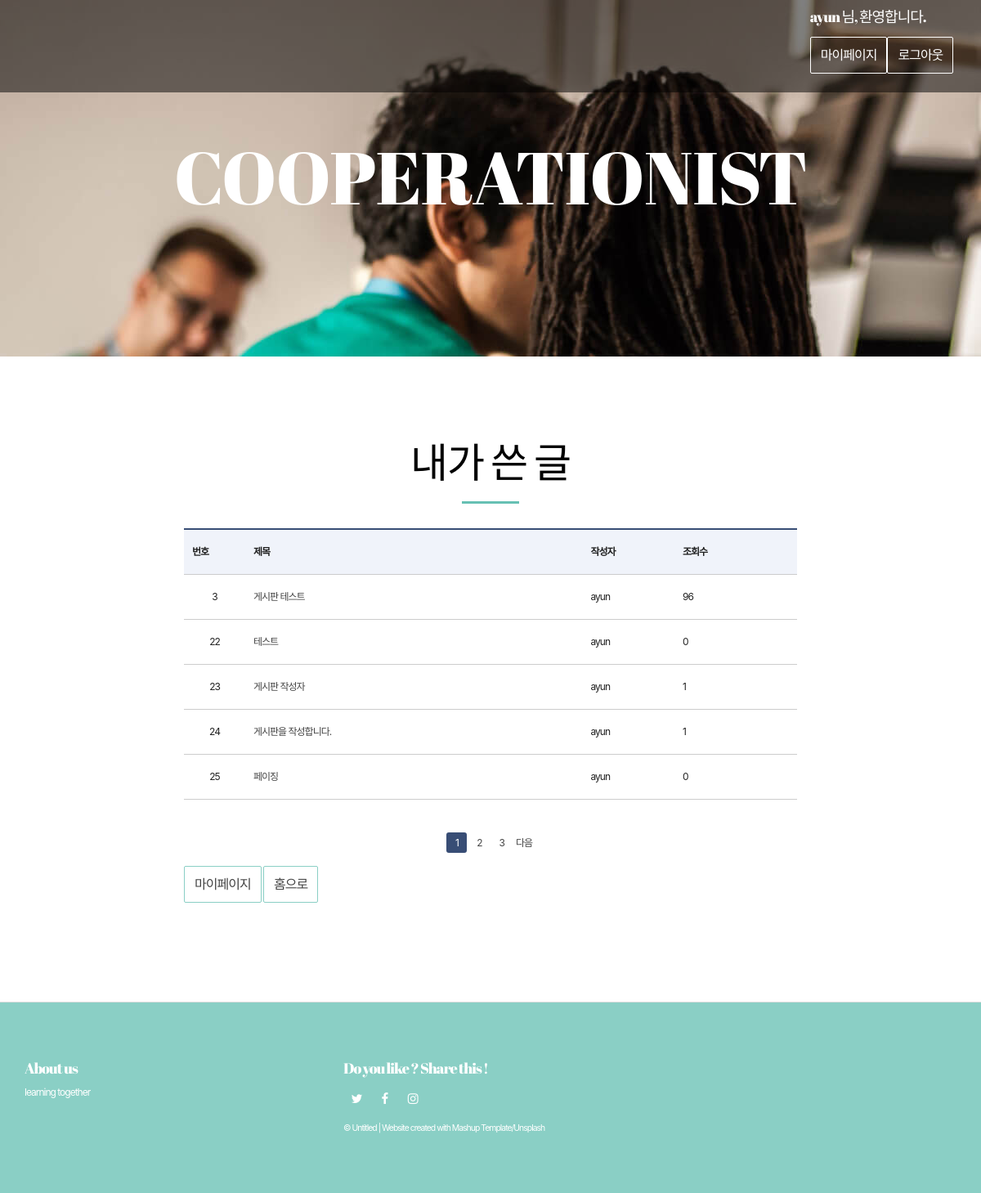
The app's page /myWriting/ (signed in), older data.
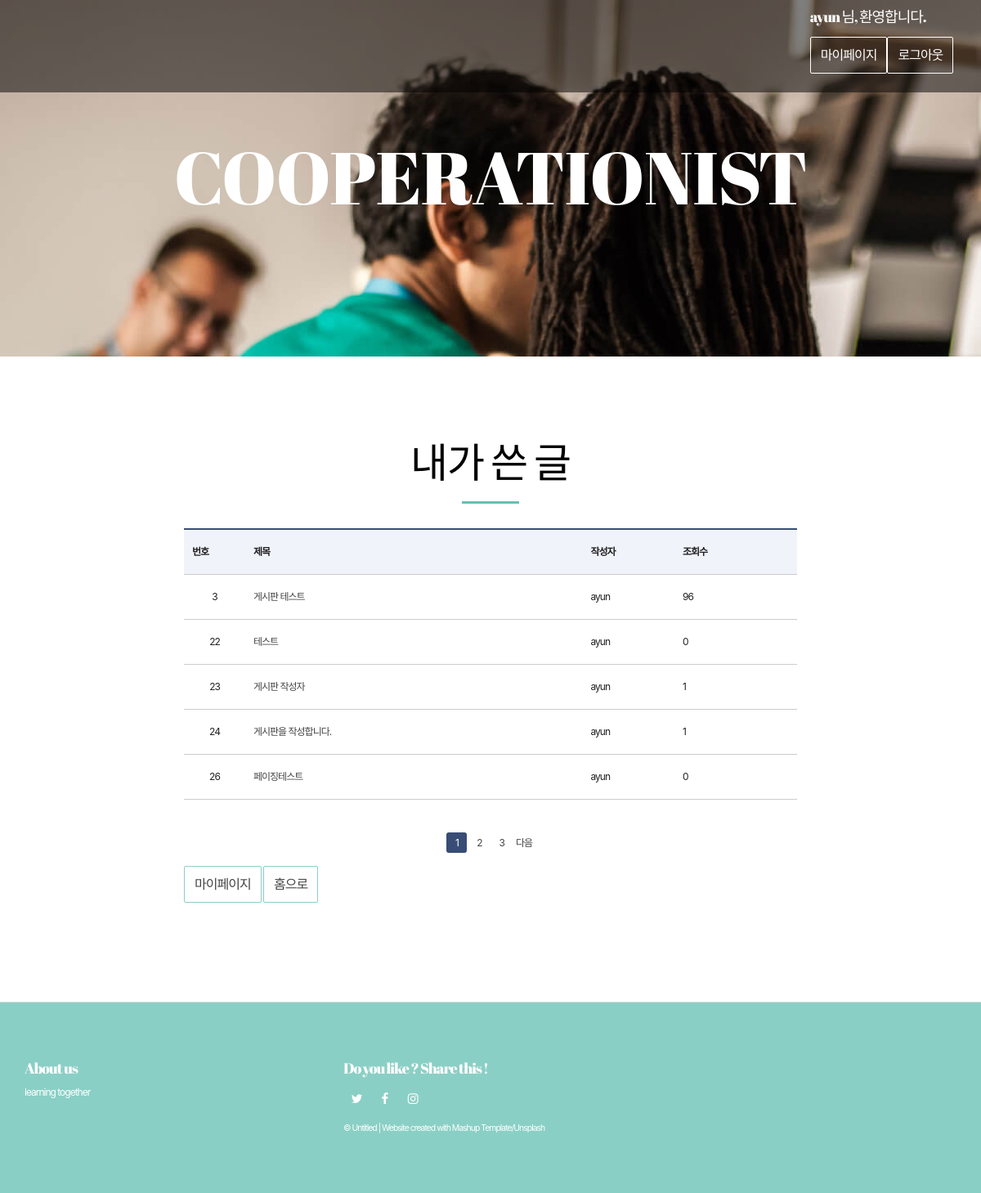
The same page, newer data.
### web01/models.py (models this page shows)
class User(models.Model):
    objects = models.Manager()
    user_id = models.CharField(max_length=50)
    password = models.CharField(max_length=50)

class Content(models.Model):
    objects = models.Manager()
    title = models.CharField(max_length=105)
    context = models.CharField(max_length=225)
    cnt = models.IntegerField(default=0)
    userId = models.ForeignKey(User, on_delete=models.CASCADE)

### web01/views.py (the view)
# urls.py: re_path(r'myWriting/$', views.myWriting, name="myWriting"),
def myWriting(request):
    user = request.session['user']
    user = User.objects.get(user_id=user)
    contents = Content.objects.all().filter(userId=user)
    page = request.GET.get('page',1)
    paginator = Paginator(contents,5)
    page_obj = paginator.get_page(page)
    return render(request, 'web01/myWriting.html', {'contents':page_obj})

### web01/templates/web01/myWriting.html (shortened to what this page needs)
{% extends 'web01/base.html' %}
{% block content %}
<div class="section-container" id="contact-section-container">
    <div class="container contact-form-container">
        <div class="row">
            <div class="col-xs-12 col-md-offset-2 col-md-8">
                <div class="section-container-spacer">
                    <h2 class="text-center">내가 쓴 글</h2>
                </div>
                <table class="bbsListTbl" summary="번호,제목,조회수 등을 제공하는 표">
                    <thead>
                        <tr>
                            <th scope="col">번호</th>
                            <th scope="col">제목</th>
                            <th scope="col">작성자</th>
                            <th scope="col">조회수</th>
                        </tr>
                    </thead>
                    <tbody>
                        {% for content in contents %}
                        <form action="./myArticle/?id={{content.id}}" method="GET">
                            <div name='content'>
                                <tr>
                                    <td>{{ content.id }}</td>
                                    <td class="tit_notice"><a href="./myArticle/?id={{content.id}}">{{content.title}}</a></td>
                                    <td class="tit_notice">{{content.userId.user_id}}</a> </td>
                                    <td class="tit_notice">{{content.cnt}}</a> </td>
                                </tr>
                            </div>
                        </form>
                        {% endfor %}
                    </tbody>
                </table>
			<div class="pagination">
                {% for page_number in contents.paginator.page_range %}
                {% if page_number >= contents.number|add:-2 and page_number <= contents.number|add:2 %}
                    {% if page_number == contents.number %}
                    <a href="./myWriting/?page={{ page_number }}"><span class="pagenum currentpage">{{page_number}}</span></a>
                    {% else %}
                    <a href="./myWriting/?page={{ page_number }}"><span class="pagenum ">{{page_number}}</span></a>
                    {% endif %}
                {% endif %}
                {% endfor %}
                {% if contents.has_next %}
                <a href="./myWriting/?page={{ contents.next_page_number }}"><span class="pagenum ">다음</span></a>
                {% endif %}
            </div>
                    <p>
                        <br>
                        <a href="{%url 'myPage'%}" class="btn btn-default">마이페이지</a>
                        <a href="{%url 'index'%}" class="btn btn-default">홈으로</a>
                    </p>
            </div>
        </div>
    </div>
</div>
{% endblock %}

### web01/templates/web01/base.html (shortened to what this page needs)
{% load static %}
<!DOCTYPE html>
<html lang="en">
<head>
  <link rel="stylesheet" href="{% static 'css/common.css' %}">
  <link href="{% static 'main.97292821.css'%}" rel="stylesheet"></head>
<body>
<header>
  <nav class="navbar navbar-inverse navbar-fixed-top">
    <div class="container">
      <div class="navbar-collapse">
        <button type="button" class="close" aria-label="Close"><span aria-hidden="true">&times;</span></button>
        <ul class="nav navbar-nav navbar-right white-text-container">
            {% if request.session.user %}
                <p>
                    <h4> {{ request.session.user }} 님, 환영합니다.</h4>
                    <a href="{%url 'myPage'%}" class="btn btn-default navbar-btn" >마이페이지</a>
                    <a href="{%url 'logout'%}" class="btn btn-default navbar-btn" >로그아웃</a> &nbsp;
                </p>
            {% else %}
                <p>
                    <a href="{% url 'join' %}" class="btn btn-default navbar-btn" >회원가입</a>
                    <a href="{% url 'login'%}" class="btn btn-default navbar-btn" >로그인</a>
                </p>
            {% endif %}
        </ul>
      </div>
    </div>
  </nav>
</header>
 <div class="background-image-container white-text-container" >
    <div class="overlay"></div>
    <div class="container">
        <div class="row">
                <a href="{% url 'index'%}" class="col-xs-12">
                    <h1>COOPERATIONIST</h1>
                </a>
                <p class="nav navbar-nav navbar-right white-text-container">It will be even better if we share it together.</p>
            </div>
        </div>
    </div>
{% block content %}
{% endblock %}
<footer class="footer-container white-text-container">
    <div class="container">
        <div class="row">
                <div class="col-md-4">
                    <h4>About us</h4>
                    <p>learning together</p>
                </div>
                <div class="col-md-4">
                    <h4>Do you like ? Share this !</h4>
                    <div>
                        <p>
                            <a href="https://www.twitter.com" class="fa-icon" title="">
                            <i class="fa fa-twitter" aria-hidden="true"></i>
                            </a>
                            <a href="https://www.facebook.com" class="fa-icon" title="">
                                <i class="fa fa-facebook" aria-hidden="true"></i>
                            </a>
                            <a href="https://www.instagram.com" class="fa-icon" title="">
                                <i class="fa fa-instagram" aria-hidden="true"></i>
                            </a>
                        </p>
                    </div>
                    <div>
                        <p><small>© Untitled | Website created with <a href="http://www.mashup-template.com/" title="Create website with free html template">Mashup Template</a>/<a href="https://www.unsplash.com/" title="Beautiful Free Images">Unsplash</a></small></p>
                    </div>
                </div>
        </div>
    </div>
</footer>

### static/css/common.css (style rules this page uses)
html, body, div, span, applet, object, iframe, h1, h2, h3, h4, h5, h6, p, blockquote, pre, a, abbr, acronym, address, big, cite, code, del, dfn, em, img, ins, kbd, q, s, samp, small, strike, strong, sub, sup, tt, var, b, u, i, center, dl, dt, dd, ol, ul, li, fieldset, form, label, legend,button, table, caption, tbody, tfoot, thead, tr, th, td, article, aside, canvas, details, embed, figure, figcaption, footer, header, hgroup, menu, nav, output, ruby, section, summary, time, mark, audio, video { margin:0; padding:0; }
h1, h2, h3, h4, h5, h6 { font-weight:normal; font-size:inherit; }
article, aside, details, figcaption, figure, footer, header, hgroup, menu, nav, section { display:block; }
body { line-height:1; }
img, fieldset, a { border:none; }
table, thead, tbody, tfoot { border-collapse:collapse; border-spacing:0; border:0 none; }
ul, ol, li { list-style:none; }
input, select, textarea, button, form img, label { vertical-align:middle; }
a { text-decoration:none; }
a:link { color:#444; }
html { height:100%; }
body { height:100%; font-family:'Malgun Gothic','맑은 고딕',sans-serif; font-size:16px; letter-spacing:-1px; color:#444; white-space:normal; word-wrap:break-word; }
* { -webkit-text-size-adjust:none; }
header { position:absolute; left:0; top:0; width:100%; height:113px; background:rgba(0,0,0,0.5); z-index:100; }
footer { border-top:1px solid #ddd; }
.bbsListTbl { width:100%; border-top:2px solid #384d75; }
.bbsListTbl th, .bbsListTbl td { padding:10px; box-sizing:border-box; height:55px; }
.bbsListTbl th { border-bottom:1px solid #ccc; background:#f0f3fa; }
.bbsListTbl td { text-align:center; line-height:1.3; border-bottom:1px solid #ccc; }
.bbsListTbl td.tit_notice { text-align:left; }
.bbsListTbl td:nth-child(1) { width:10%; }
.bbsListTbl td:nth-child(2) { width:55%; }
.bbsListTbl td:nth-child(3) { width:15%; }
.bbsListTbl td:nth-child(4) { width:20%; }
.pagination { padding:40px 0 0; text-align:center; }
.pagination a { display:inline-block; }
.pagination a .pagenum { display:inline-block; width:25px; height:25px; line-height:25px; text-align:center; vertical-align:middle; }
.pagination a .currentpage { border-radius:3px; background:#384d75; color:#fff; }

### web01/templates/web01/base.html (style rules this page uses)
i { font-style: normal; }
body, button, input, select, table, textarea { font-size: 12px; line-height: 16px; color: #202020; font-family: -apple-system,BlinkMacSystemFont,"Malgun Gothic","맑은 고딕",helvetica,"Apple SD Gothic Neo",sans-serif; }

Row changes from the older to the newer data that the page shows:
removed Content: id "25", title "페이징", userId.user_id "ayun", cnt "0"
now on this page (row unchanged): Content: id "26", title "페이징테스트", userId.user_id "ayun", cnt "0"
